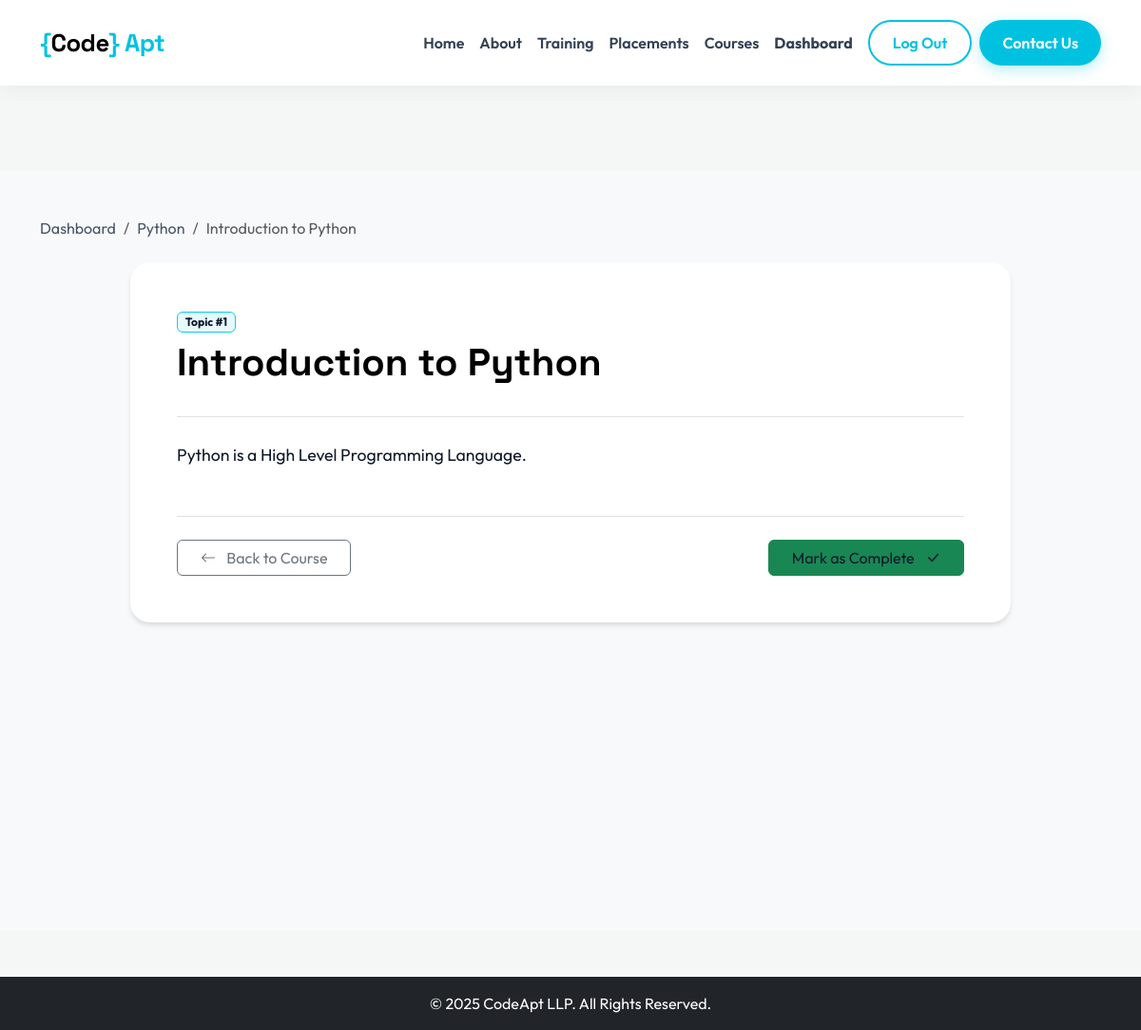
The app's page /topic/1/ (signed in) with its own data.
### curriculum/models.py (models this page shows, shortened)
class Subject(models.Model):
    program = models.ForeignKey(Program, on_delete=models.CASCADE, related_name='subjects')
    name = models.CharField(max_length=100)
    slug = models.SlugField(unique=True, blank=True)
    image = models.ImageField(upload_to='subjects/', blank=True, null=True)
    description = models.TextField(blank=True, help_text="Short summary for the course card")
    price = models.DecimalField(max_digits=10, decimal_places=2, default=0.00)
    discount_price = models.DecimalField(max_digits=10, decimal_places=2, blank=True, null=True, help_text="If set, shows original price with strikethrough")
    is_popular = models.BooleanField(default=False) # To show a "Bestseller" badge

class Topic(models.Model):
    subject = models.ForeignKey(Subject, on_delete=models.CASCADE, related_name='topics')
    name = models.CharField(max_length=200) # e.g., "Lists & Tuples"
    content = models.TextField(help_text="Main content for this topic")
    order = models.PositiveIntegerField(default=0)
    class Meta:
        ordering = ['order']

### core/views.py (the view)
# urls.py: path('topic/<int:topic_id>/', views.topic_detail, name='topic_detail'),
@login_required(login_url='login')
def topic_detail(request, topic_id):
    topic = get_object_or_404(Topic, id=topic_id)
    subject = topic.subject
    context = {
        'topic': topic,
        'subject': subject
    }
    return render(request, 'core/topic_detail.html', context)

### templates/core/topic_detail.html (shortened to what this page needs)
{% extends 'base.html' %}
{% block content %}
<div class="bg-light min-vh-100 py-5">
    <div class="container">
        <nav aria-label="breadcrumb" class="mb-4">
            <ol class="breadcrumb">
                <li class="breadcrumb-item"><a href="{% url 'dashboard' %}" class="text-decoration-none text-muted">Dashboard</a></li>
                <li class="breadcrumb-item"><a href="{% url 'course_detail' subject.slug %}" class="text-decoration-none text-muted">{{ subject.name }}</a></li>
                <li class="breadcrumb-item active" aria-current="page">{{ topic.name }}</li>
            </ol>
        </nav>
        <div class="row justify-content-center">
            <div class="col-lg-10">
                <div class="content-card p-5">
                    <div class="border-bottom pb-4 mb-4">
                        <span class="badge bg-info bg-opacity-10 text-info border border-info mb-2">Topic #{{ topic.order }}</span>
                        <h1 class="fw-bold brand-black">{{ topic.name }}</h1>
                    </div>
                    <div class="topic-content text-muted" style="line-height: 1.8; font-size: 1.1rem;">
                        {{ topic.content|linebreaks }}
                    </div>
                    <div class="mt-5 pt-4 border-top d-flex justify-content-between">
                        <a href="{% url 'course_detail' subject.slug %}" class="btn btn-outline-secondary px-4">
                            <i class="bi bi-arrow-left me-2"></i> Back to Course
                        </a>
                        <button class="btn btn-success px-4 text-white">
                            Mark as Complete <i class="bi bi-check-lg ms-2"></i>
                        </button>
                    </div>
                </div>
            </div>
        </div>
    </div>
</div>
{% endblock %}

### static/css/style.css (style rules this page uses)
:root { --brand-cyan: #00C2E0; --brand-black: #000000; --bg-body: #f4f7f6; --text-main: #0f172a; --text-muted: #475569; --card-shadow: 0 4px 6px -1px rgba(0, 0, 0, 0.1), 0 2px 4px -1px rgba(0, 0, 0, 0.06); --card-hover: 0 10px 15px -3px rgba(0, 194, 224, 0.1), 0 4px 6px -2px rgba(0, 194, 224, 0.05); }
body { font-family: 'Outfit', sans-serif; background-color: var(--bg-body); color: var(--text-main); overflow-x: hidden; padding-top: 160px; }
h1, h2, h3, h4, .navbar-brand { font-family: 'Space Grotesk', sans-serif; color: var(--brand-black); }
p, li, div { color: var(--text-main); }
.text-muted { color: var(--text-muted) !important; }
.text-white, .text-white-50, .badge { color: inherit !important; }
.brand-black { color: var(--brand-black) !important; }
.feature-card, .content-card { background: white; border: 1px solid white; border-radius: 20px; padding: 2.5rem; transition: all 0.3s ease; box-shadow: var(--card-shadow); height: 100%; }

### records on screen
Subject: name "Python"
Topic: name "Introduction to Python", order "1", content "Python is a High Level Programming Language."
